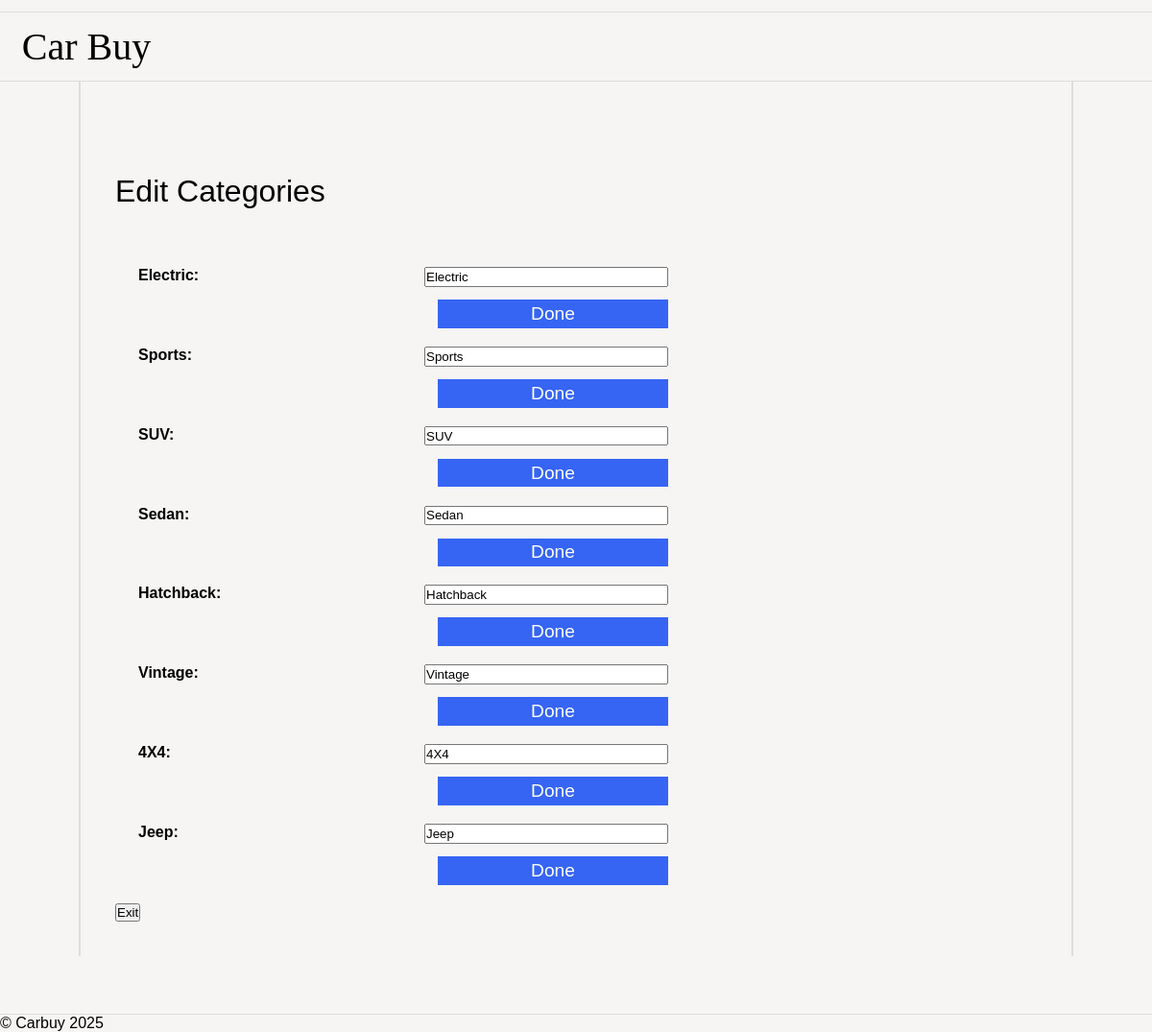
The page /as1/public/editCategory.php (signed in) on the database its author committed.
### tables this page shows
CREATE TABLE `category` (
  `id` int(11) NOT NULL AUTO_INCREMENT,
  `name` varchar(100) NOT NULL,
  PRIMARY KEY (`id`)
);

### as1/public/editCategory.php (the view, shortened to what this page needs)
<?php
require 'databaseconnection.php';
$c_t_gs = [];
try {
    $s_t_m = $pdo->query("SELECT * FROM category");
    $c_t_gs = $s_t_m->fetchAll();
} catch (PDOException $e) {
}
?>
<!DOCTYPE html>
<html>
<head>
    <link rel="stylesheet" href="carbuy.css">
</head>
<body>
<header>
    <h1>Car Buy</h1>
</header>
<main>
    <h1>Edit Categories</h1>
    <?php foreach ($c_t_gs as $pct): ?>
        <form action="editCategory.php" method="POST">
            <label>
                <strong><?php echo ($pct['name']); ?>:</strong>
            </label>
            <input type="text" name="new_name" value="<?php echo ($pct['name']); ?>" required>
            <input type="submit" value="Done">
        </form>
    <?php endforeach; ?>
    <button onclick="window.location.href='index.html'">Exit</button>
    </main>
</body>
<footer>
    &copy; Carbuy <?php echo date('Y'); ?>
</footer>
</html>

### as1/public/carbuy.css (style rules this page uses)
* { margin: 0; padding: 0; }
body { font-family: "Oxygen-Regular", sans-serif; background-color: #f6f5f4; max-width: 100vw; overflow-x: hidden; }
h1, h2, h3, h4 { font-weight: normal; }
header { margin-top: 1vw; font-family: "Univers-Light-Normal"; display: grid; grid-template-columns: 15% 85%; align-items: center; padding-top: 1vw; padding-bottom: 1vw; border-top: 1px solid #ddd; border-bottom: 1px solid #ddd; }
header h1 { text-align: center; font-size: 2.5em; }
form { display: block; }
main { padding: 3vw; display: block; overflow: hidden; width: 80vw; margin: auto; border-left: 2px solid #ddd; border-right: 2px solid #ddd; }
main h1 { margin-top: 5vw; margin-bottom: 5vw; }
footer { margin-top: 5vw; border-top: 1px solid #ddd; }
main form { display: flex; flex-wrap: wrap; width: 50vw; }
main form label, main form input { flex-grow: 1; width: 20vw; margin-bottom: 1em; margin-right: 2vw; margin-left: 2vw; }
main form input[type="submit"] { background-color: #3665f3; color: white; flex-grow: 0; margin-left: auto; font-size: 1.2em; padding: 0.2em; cursor: pointer; border: 0; }

### rows shown on the page
category: name "Electric", new_name "Electric"
category: name "Sports", new_name "Sports"
category: name "SUV", new_name "SUV"
category: name "Sedan", new_name "Sedan"
category: name "Hatchback", new_name "Hatchback"
category: name "Vintage", new_name "Vintage"
category: name "4X4", new_name "4X4"
category: name "Jeep", new_name "Jeep"
